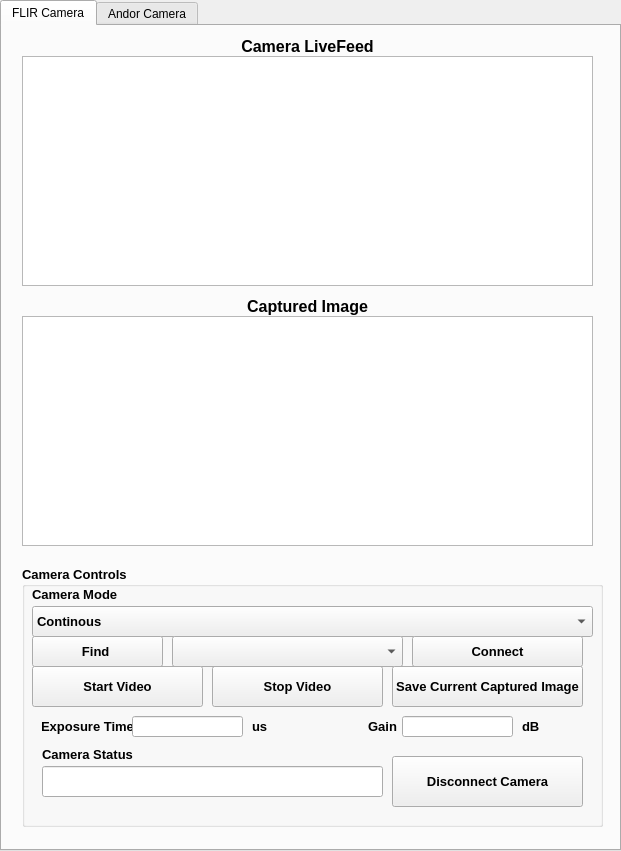
     <widget class="QTabWidget" name="tabWidget_2">
      <property name="geometry">
       <rect>
        <x>1230</x>
        <y>20</y>
        <width>621</width>
        <height>851</height>
       </rect>
      </property>
      <property name="currentIndex">
       <number>0</number>
      </property>
      <widget class="QWidget" name="tab">
       <attribute name="title">
        <string>FLIR Camera</string>
       </attribute>
       <widget class="ImageView" name="CapturedImage">
        <property name="geometry">
         <rect>
          <x>20</x>
          <y>290</y>
          <width>571</width>
          <height>230</height>
         </rect>
        </property>
       </widget>
       <widget class="QLabel" name="label_38">
        <property name="geometry">
         <rect>
          <x>20</x>
          <y>270</y>
          <width>571</width>
          <height>21</height>
         </rect>
        </property>
        <property name="font">
         <font>
          <pointsize>12</pointsize>
          <weight>75</weight>
          <bold>true</bold>
         </font>
        </property>
        <property name="text">
         <string>Captured Image</string>
        </property>
        <property name="alignment">
         <set>Qt::AlignCenter</set>
        </property>
       </widget>
       <widget class="QLabel" name="label_39">
        <property name="geometry">
         <rect>
          <x>20</x>
          <y>10</y>
          <width>571</width>
          <height>21</height>
         </rect>
        </property>
        <property name="font">
         <font>
          <pointsize>12</pointsize>
          <weight>75</weight>
          <bold>true</bold>
         </font>
        </property>
        <property name="text">
         <string>Camera LiveFeed</string>
        </property>
        <property name="alignment">
         <set>Qt::AlignCenter</set>
        </property>
       </widget>
       <widget class="ImageView" name="LiveFeedLabel">
        <property name="geometry">
         <rect>
          <x>20</x>
          <y>30</y>
          <width>571</width>
          <height>230</height>
         </rect>
        </property>
       </widget>
       <widget class="QGroupBox" name="groupBox_15">
        <property name="geometry">
         <rect>
          <x>20</x>
          <y>540</y>
          <width>581</width>
          <height>261</height>
         </rect>
        </property>
        <property name="font">
         <font>
          <pointsize>10</pointsize>
          <weight>75</weight>
          <bold>true</bold>
         </font>
        </property>
        <property name="title">
         <string>Camera Controls</string>
        </property>
        <widget class="QComboBox" name="ModeComboBox">
         <property name="geometry">
          <rect>
           <x>10</x>
           <y>40</y>
           <width>561</width>
           <height>31</height>
          </rect>
         </property>
         <property name="font">
          <font>
           <pointsize>10</pointsize>
           <weight>75</weight>
           <bold>true</bold>
          </font>
         </property>
         <item>
          <property name="text">
           <string>Continous </string>
          </property>
         </item>
         <item>
          <property name="text">
           <string>Hardware Trigger</string>
          </property>
         </item>
        </widget>
        <widget class="QLabel" name="label_40">
         <property name="geometry">
          <rect>
           <x>10</x>
           <y>20</y>
           <width>111</width>
           <height>16</height>
          </rect>
         </property>
         <property name="font">
          <font>
           <pointsize>10</pointsize>
           <weight>75</weight>
           <bold>true</bold>
          </font>
         </property>
         <property name="text">
          <string>Camera Mode</string>
         </property>
        </widget>
        <widget class="QPushButton" name="StopVideoButton">
         <property name="geometry">
          <rect>
           <x>190</x>
           <y>100</y>
           <width>171</width>
           <height>41</height>
          </rect>
         </property>
         <property name="font">
          <font>
           <pointsize>10</pointsize>
           <weight>75</weight>
           <bold>true</bold>
          </font>
         </property>
         <property name="text">
          <string>Stop Video</string>
         </property>
        </widget>
        <widget class="QPushButton" name="FindButton">
         <property name="geometry">
          <rect>
           <x>10</x>
           <y>70</y>
           <width>131</width>
           <height>31</height>
          </rect>
         </property>
         <property name="font">
          <font>
           <pointsize>10</pointsize>
           <weight>75</weight>
           <bold>true</bold>
          </font>
         </property>
         <property name="text">
          <string>Find </string>
         </property>
        </widget>
        <widget class="QPushButton" name="ConnectButton">
         <property name="geometry">
          <rect>
           <x>390</x>
           <y>70</y>
           <width>171</width>
           <height>31</height>
          </rect>
         </property>
         <property name="font">
          <font>
           <pointsize>10</pointsize>
           <weight>75</weight>
           <bold>true</bold>
          </font>
         </property>
         <property name="text">
          <string>Connect</string>
         </property>
        </widget>
        <widget class="QComboBox" name="Found_Cam_ComboBox">
         <property name="geometry">
          <rect>
           <x>150</x>
           <y>70</y>
           <width>231</width>
           <height>31</height>
          </rect>
         </property>
        </widget>
        <widget class="QPushButton" name="StartVideoButton">
         <property name="geometry">
          <rect>
           <x>10</x>
           <y>100</y>
           <width>171</width>
           <height>41</height>
          </rect>
         </property>
         <property name="font">
          <font>
           <pointsize>10</pointsize>
           <weight>75</weight>
           <bold>true</bold>
          </font>
         </property>
         <property name="text">
          <string>Start Video</string>
         </property>
        </widget>
        <widget class="QLabel" name="label_41">
         <property name="geometry">
          <rect>
           <x>310</x>
           <y>140</y>
           <width>101</width>
           <height>41</height>
          </rect>
         </property>
         <property name="font">
          <font>
           <pointsize>10</pointsize>
           <weight>75</weight>
           <bold>true</bold>
          </font>
         </property>
         <property name="text">
          <string>Gain</string>
         </property>
         <property name="alignment">
          <set>Qt::AlignCenter</set>
         </property>
        </widget>
        <widget class="QLineEdit" name="gain_ip">
         <property name="geometry">
          <rect>
           <x>380</x>
           <y>150</y>
           <width>111</width>
           <height>21</height>
          </rect>
         </property>
        </widget>
        <widget class="QLabel" name="label_42">
         <property name="geometry">
          <rect>
           <x>20</x>
           <y>145</y>
           <width>91</width>
           <height>31</height>
          </rect>
         </property>
         <property name="font">
          <font>
           <pointsize>10</pointsize>
           <weight>75</weight>
           <bold>true</bold>
          </font>
         </property>
         <property name="text">
          <string>Exposure Time</string>
         </property>
         <property name="alignment">
          <set>Qt::AlignCenter</set>
         </property>
        </widget>
        <widget class="QLabel" name="label_43">
         <property name="geometry">
          <rect>
           <x>230</x>
           <y>150</y>
           <width>31</width>
           <height>20</height>
          </rect>
         </property>
         <property name="font">
          <font>
           <pointsize>10</pointsize>
           <weight>75</weight>
           <bold>true</bold>
          </font>
         </property>
         <property name="text">
          <string>us</string>
         </property>
        </widget>
        <widget class="QLineEdit" name="exposure_time_ip">
         <property name="geometry">
          <rect>
           <x>110</x>
           <y>150</y>
           <width>111</width>
           <height>21</height>
          </rect>
         </property>
        </widget>
        <widget class="QLabel" name="label_44">
         <property name="geometry">
          <rect>
           <x>500</x>
           <y>150</y>
           <width>60</width>
           <height>21</height>
          </rect>
         </property>
         <property name="font">
          <font>
           <pointsize>10</pointsize>
           <weight>75</weight>
           <bold>true</bold>
          </font>
         </property>
         <property name="text">
          <string>dB</string>
         </property>
        </widget>
        <widget class="QPushButton" name="DisconnectButton">
         <property name="geometry">
          <rect>
           <x>370</x>
           <y>190</y>
           <width>191</width>
           <height>51</height>
          </rect>
         </property>
         <property name="font">
          <font>
           <pointsize>10</pointsize>
           <weight>75</weight>
           <bold>true</bold>
          </font>
         </property>
         <property name="text">
          <string>Disconnect Camera</string>
         </property>
        </widget>
        <widget class="QPushButton" name="save_captured_img">
         <property name="geometry">
          <rect>
           <x>370</x>
           <y>100</y>
           <width>191</width>
           <height>41</height>
          </rect>
         </property>
         <property name="font">
          <font>
           <pointsize>10</pointsize>
           <weight>75</weight>
           <bold>true</bold>
          </font>
         </property>
         <property name="text">
          <string>Save Current Captured Image</string>
         </property>
        </widget>
        <widget class="QLineEdit" name="cam_disp_messages">
         <property name="geometry">
          <rect>
           <x>20</x>
           <y>200</y>
           <width>341</width>
           <height>31</height>
          </rect>
         </property>
         <property name="readOnly">
          <bool>true</bool>
         </property>
        </widget>
        <widget class="QLabel" name="label_53">
         <property name="geometry">
          <rect>
           <x>20</x>
           <y>180</y>
           <width>111</width>
           <height>16</height>
          </rect>
         </property>
         <property name="font">
          <font>
           <pointsize>10</pointsize>
           <weight>75</weight>
           <bold>true</bold>
          </font>
         </property>
         <property name="text">
          <string>Camera Status</string>
         </property>
        </widget>
       </widget>
      </widget>
      <widget class="QWidget" name="tab_2">
       <attribute name="title">
        <string>Andor Camera</string>
       </attribute>
      </widget>
     </widget>
